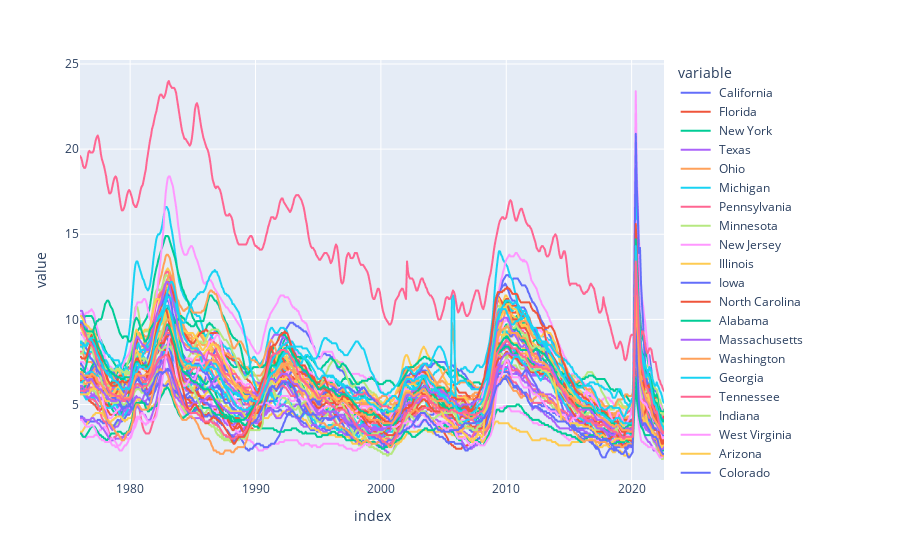

Notebook cell for this chart:
### Code cell
px.line(umemp_states)

### Figure 1 — Plotly figure (JSON) as saved in the notebook; plotly's stock layout.template omitted (floating-point values rounded to 4 significant figures; data arrays with more than 128 entries replaced by an {"elided": "..."} marker saying what was removed)
{"data": [{"hovertemplate": "variable= California<br>index=%{x}<br>value=%{y}<extra></extra>", "legendgroup": " California", "line": {"color": "#636efa", "dash": "solid"}, "marker": {"symbol": "circle"}, "mode": "lines", "name": " California", "showlegend": true, "type": "scattergl", "x": {"elided": "558 str values"}, "xaxis": "x", "y": {"elided": "558 float values"}, "yaxis": "y"}, {"hovertemplate": "variable= Florida<br>index=%{x}<br>value=%{y}<extra></extra>", "legendgroup": " Florida", "line": {"color": "#EF553B", "dash": "solid"}, "marker": {"symbol": "circle"}, "mode": "lines", "name": " Florida", "showlegend": true, "type": "scattergl", "x": {"elided": "558 str values"}, "xaxis": "x", "y": {"elided": "558 float values"}, "yaxis": "y"}, {"hovertemplate": "variable= New York<br>index=%{x}<br>value=%{y}<extra></extra>", "legendgroup": " New York", "line": {"color": "#00cc96", "dash": "solid"}, "marker": {"symbol": "circle"}, "mode": "lines", "name": " New York", "showlegend": true, "type": "scattergl", "x": {"elided": "558 str values"}, "xaxis": "x", "y": {"elided": "558 float values"}, "yaxis": "y"}, {"hovertemplate": "variable= Texas<br>index=%{x}<br>value=%{y}<extra></extra>", "legendgroup": " Texas", "line": {"color": "#ab63fa", "dash": "solid"}, "marker": {"symbol": "circle"}, "mode": "lines", "name": " Texas", "showlegend": true, "type": "scattergl", "x": {"elided": "558 str values"}, "xaxis": "x", "y": {"elided": "558 float values"}, "yaxis": "y"}, {"hovertemplate": "variable= Ohio<br>index=%{x}<br>value=%{y}<extra></extra>", "legendgroup": " Ohio", "line": {"color": "#FFA15A", "dash": "solid"}, "marker": {"symbol": "circle"}, "mode": "lines", "name": " Ohio", "showlegend": true, "type": "scattergl", "x": {"elided": "558 str values"}, "xaxis": "x", "y": {"elided": "558 float values"}, "yaxis": "y"}, {"hovertemplate": "variable= Michigan<br>index=%{x}<br>value=%{y}<extra></extra>", "legendgroup": " Michigan", "line": {"color": "#19d3f3", "dash": "solid"}, "marker": {"symbol": "circle"}, "mode": "lines", "name": " Michigan", "showlegend": true, "type": "scattergl", "x": {"elided": "558 str values"}, "xaxis": "x", "y": {"elided": "558 float values"}, "yaxis": "y"}, {"hovertemplate": "variable= Pennsylvania<br>index=%{x}<br>value=%{y}<extra></extra>", "legendgroup": " Pennsylvania", "line": {"color": "#FF6692", "dash": "solid"}, "marker": {"symbol": "circle"}, "mode": "lines", "name": " Pennsylvania", "showlegend": true, "type": "scattergl", "x": {"elided": "558 str values"}, "xaxis": "x", "y": {"elided": "558 float values"}, "yaxis": "y"}, {"hovertemplate": "variable= Minnesota<br>index=%{x}<br>value=%{y}<extra></extra>", "legendgroup": " Minnesota", "line": {"color": "#B6E880", "dash": "solid"}, "marker": {"symbol": "circle"}, "mode": "lines", "name": " Minnesota", "showlegend": true, "type": "scattergl", "x": {"elided": "558 str values"}, "xaxis": "x", "y": {"elided": "558 float values"}, "yaxis": "y"}, {"hovertemplate": "variable= New Jersey<br>index=%{x}<br>value=%{y}<extra></extra>", "legendgroup": " New Jersey", "line": {"color": "#FF97FF", "dash": "solid"}, "marker": {"symbol": "circle"}, "mode": "lines", "name": " New Jersey", "showlegend": true, "type": "scattergl", "x": {"elided": "558 str values"}, "xaxis": "x", "y": {"elided": "558 float values"}, "yaxis": "y"}, {"hovertemplate": "variable= Illinois<br>index=%{x}<br>value=%{y}<extra></extra>", "legendgroup": " Illinois", "line": {"color": "#FECB52", "dash": "solid"}, "marker": {"symbol": "circle"}, "mode": "lines", "name": " Illinois", "showlegend": true, "type": "scattergl", "x": {"elided": "558 str values"}, "xaxis": "x", "y": {"elided": "558 float values"}, "yaxis": "y"}, {"hovertemplate": "variable= Iowa<br>index=%{x}<br>value=%{y}<extra></extra>", "legendgroup": " Iowa", "line": {"color": "#636efa", "dash": "solid"}, "marker": {"symbol": "circle"}, "mode": "lines", "name": " Iowa", "showlegend": true, "type": "scattergl", "x": {"elided": "558 str values"}, "xaxis": "x", "y": {"elided": "558 float values"}, "yaxis": "y"}, {"hovertemplate": "variable= North Carolina<br>index=%{x}<br>value=%{y}<extra></extra>", "legendgroup": " North Carolina", "line": {"color": "#EF553B", "dash": "solid"}, "marker": {"symbol": "circle"}, "mode": "lines", "name": " North Carolina", "showlegend": true, "type": "scattergl", "x": {"elided": "558 str values"}, "xaxis": "x", "y": {"elided": "558 float values"}, "yaxis": "y"}, {"hovertemplate": "variable= Alabama<br>index=%{x}<br>value=%{y}<extra></extra>", "legendgroup": " Alabama", "line": {"color": "#00cc96", "dash": "solid"}, "marker": {"symbol": "circle"}, "mode": "lines", "name": " Alabama", "showlegend": true, "type": "scattergl", "x": {"elided": "558 str values"}, "xaxis": "x", "y": {"elided": "558 float values"}, "yaxis": "y"}, {"hovertemplate": "variable= Massachusetts<br>index=%{x}<br>value=%{y}<extra></extra>", "legendgroup": " Massachusetts", "line": {"color": "#ab63fa", "dash": "solid"}, "marker": {"symbol": "circle"}, "mode": "lines", "name": " Massachusetts", "showlegend": true, "type": "scattergl", "x": {"elided": "558 str values"}, "xaxis": "x", "y": {"elided": "558 float values"}, "yaxis": "y"}, {"hovertemplate": "variable= Washington<br>index=%{x}<br>value=%{y}<extra></extra>", "legendgroup": " Washington", "line": {"color": "#FFA15A", "dash": "solid"}, "marker": {"symbol": "circle"}, "mode": "lines", "name": " Washington", "showlegend": true, "type": "scattergl", "x": {"elided": "558 str values"}, "xaxis": "x", "y": {"elided": "558 float values"}, "yaxis": "y"}, {"hovertemplate": "variable= Georgia<br>index=%{x}<br>value=%{y}<extra></extra>", "legendgroup": " Georgia", "line": {"color": "#19d3f3", "dash": "solid"}, "marker": {"symbol": "circle"}, "mode": "lines", "name": " Georgia", "showlegend": true, "type": "scattergl", "x": {"elided": "558 str values"}, "xaxis": "x", "y": {"elided": "558 float values"}, "yaxis": "y"}, {"hovertemplate": "variable= Tennessee<br>index=%{x}<br>value=%{y}<extra></extra>", "legendgroup": " Tennessee", "line": {"color": "#FF6692", "dash": "solid"}, "marker": {"symbol": "circle"}, "mode": "lines", "name": " Tennessee", "showlegend": true, "type": "scattergl", "x": {"elided": "558 str values"}, "xaxis": "x", "y": {"elided": "558 float values"}, "yaxis": "y"}, {"hovertemplate": "variable= Indiana<br>index=%{x}<br>value=%{y}<extra></extra>", "legendgroup": " Indiana", "line": {"color": "#B6E880", "dash": "solid"}, "marker": {"symbol": "circle"}, "mode": "lines", "name": " Indiana", "showlegend": true, "type": "scattergl", "x": {"elided": "558 str values"}, "xaxis": "x", "y": {"elided": "558 float values"}, "yaxis": "y"}, {"hovertemplate": "variable= West Virginia<br>index=%{x}<br>value=%{y}<extra></extra>", "legendgroup": " West Virginia", "line": {"color": "#FF97FF", "dash": "solid"}, "marker": {"symbol": "circle"}, "mode": "lines", "name": " West Virginia", "showlegend": true, "type": "scattergl", "x": {"elided": "558 str values"}, "xaxis": "x", "y": {"elided": "558 float values"}, "yaxis": "y"}, {"hovertemplate": "variable= Arizona<br>index=%{x}<br>value=%{y}<extra></extra>", "legendgroup": " Arizona", "line": {"color": "#FECB52", "dash": "solid"}, "marker": {"symbol": "circle"}, "mode": "lines", "name": " Arizona", "showlegend": true, "type": "scattergl", "x": {"elided": "558 str values"}, "xaxis": "x", "y": {"elided": "558 float values"}, "yaxis": "y"}, {"hovertemplate": "variable= Colorado<br>index=%{x}<br>value=%{y}<extra></extra>", "legendgroup": " Colorado", "line": {"color": "#636efa", "dash": "solid"}, "marker": {"symbol": "circle"}, "mode": "lines", "name": " Colorado", "showlegend": true, "type": "scattergl", "x": {"elided": "558 str values"}, "xaxis": "x", "y": {"elided": "558 float values"}, "yaxis": "y"}, {"hovertemplate": "variable= Kentucky<br>index=%{x}<br>value=%{y}<extra></extra>", "legendgroup": " Kentucky", "line": {"color": "#EF553B", "dash": "solid"}, "marker": {"symbol": "circle"}, "mode": "lines", "name": " Kentucky", "showlegend": true, "type": "scattergl", "x": {"elided": "558 str values"}, "xaxis": "x", "y": {"elided": "558 float values"}, "yaxis": "y"}, {"hovertemplate": "variable= Missouri<br>index=%{x}<br>value=%{y}<extra></extra>", "legendgroup": " Missouri", "line": {"color": "#00cc96", "dash": "solid"}, "marker": {"symbol": "circle"}, "mode": "lines", "name": " Missouri", "showlegend": true, "type": "scattergl", "x": {"elided": "558 str values"}, "xaxis": "x", "y": {"elided": "558 float values"}, "yaxis": "y"}, {"hovertemplate": "variable= Virginia<br>index=%{x}<br>value=%{y}<extra></extra>", "legendgroup": " Virginia", "line": {"color": "#ab63fa", "dash": "solid"}, "marker": {"symbol": "circle"}, "mode": "lines", "name": " Virginia", "showlegend": true, "type": "scattergl", "x": {"elided": "558 str values"}, "xaxis": "x", "y": {"elided": "558 float values"}, "yaxis": "y"}, {"hovertemplate": "variable= Arkansas<br>index=%{x}<br>value=%{y}<extra></extra>", "legendgroup": " Arkansas", "line": {"color": "#FFA15A", "dash": "solid"}, "marker": {"symbol": "circle"}, "mode": "lines", "name": " Arkansas", "showlegend": true, "type": "scattergl", "x": {"elided": "558 str values"}, "xaxis": "x", "y": {"elided": "558 float values"}, "yaxis": "y"}, {"hovertemplate": "variable= Wisconsin<br>index=%{x}<br>value=%{y}<extra></extra>", "legendgroup": " Wisconsin", "line": {"color": "#19d3f3", "dash": "solid"}, "marker": {"symbol": "circle"}, "mode": "lines", "name": " Wisconsin", "showlegend": true, "type": "scattergl", "x": {"elided": "558 str values"}, "xaxis": "x", "y": {"elided": "558 float values"}, "yaxis": "y"}, {"hovertemplate": "variable= Oklahoma<br>index=%{x}<br>value=%{y}<extra></extra>", "legendgroup": " Oklahoma", "line": {"color": "#FF6692", "dash": "solid"}, "marker": {"symbol": "circle"}, "mode": "lines", "name": " Oklahoma", "showlegend": true, "type": "scattergl", "x": {"elided": "558 str values"}, "xaxis": "x", "y": {"elided": "558 float values"}, "yaxis": "y"}, {"hovertemplate": "variable= New Mexico<br>index=%{x}<br>value=%{y}<extra></extra>", "legendgroup": " New Mexico", "line": {"color": "#B6E880", "dash": "solid"}, "marker": {"symbol": "circle"}, "mode": "lines", "name": " New Mexico", "showlegend": true, "type": "scattergl", "x": {"elided": "558 str values"}, "xaxis": "x", "y": {"elided": "558 float values"}, "yaxis": "y"}, {"hovertemplate": "variable= Nevada<br>index=%{x}<br>value=%{y}<extra></extra>", "legendgroup": " Nevada", "line": {"color": "#FF97FF", "dash": "solid"}, "marker": {"symbol": "circle"}, "mode": "lines", "name": " Nevada", "showlegend": true, "type": "scattergl", "x": {"elided": "558 str values"}, "xaxis": "x", "y": {"elided": "558 float values"}, "yaxis": "y"}, {"hovertemplate": "variable= Oregon<br>index=%{x}<br>value=%{y}<extra></extra>", "legendgroup": " Oregon", "line": {"color": "#FECB52", "dash": "solid"}, "marker": {"symbol": "circle"}, "mode": "lines", "name": " Oregon", "showlegend": true, "type": "scattergl", "x": {"elided": "558 str values"}, "xaxis": "x", "y": {"elided": "558 float values"}, "yaxis": "y"}, {"hovertemplate": "variable= South Carolina<br>index=%{x}<br>value=%{y}<extra></extra>", "legendgroup": " South Carolina", "line": {"color": "#636efa", "dash": "solid"}, "marker": {"symbol": "circle"}, "mode": "lines", "name": " South Carolina", "showlegend": true, "type": "scattergl", "x": {"elided": "558 str values"}, "xaxis": "x", "y": {"elided": "558 float values"}, "yaxis": "y"}, {"hovertemplate": "variable= Maryland<br>index=%{x}<br>value=%{y}<extra></extra>", "legendgroup": " Maryland", "line": {"color": "#EF553B", "dash": "solid"}, "marker": {"symbol": "circle"}, "mode": "lines", "name": " Maryland", "showlegend": true, "type": "scattergl", "x": {"elided": "558 str values"}, "xaxis": "x", "y": {"elided": "558 float values"}, "yaxis": "y"}, {"hovertemplate": "variable= Alaska<br>index=%{x}<br>value=%{y}<extra></extra>", "legendgroup": " Alaska", "line": {"color": "#00cc96", "dash": "solid"}, "marker": {"symbol": "circle"}, "mode": "lines", "name": " Alaska", "showlegend": true, "type": "scattergl", "x": {"elided": "558 str values"}, "xaxis": "x", "y": {"elided": "558 float values"}, "yaxis": "y"}, {"hovertemplate": "variable= Utah<br>index=%{x}<br>value=%{y}<extra></extra>", "legendgroup": " Utah", "line": {"color": "#ab63fa", "dash": "solid"}, "marker": {"symbol": "circle"}, "mode": "lines", "name": " Utah", "showlegend": true, "type": "scattergl", "x": {"elided": "558 str values"}, "xaxis": "x", "y": {"elided": "558 float values"}, "yaxis": "y"}, {"hovertemplate": "variable= Mississippi<br>index=%{x}<br>value=%{y}<extra></extra>", "legendgroup": " Mississippi", "line": {"color": "#FFA15A", "dash": "solid"}, "marker": {"symbol": "circle"}, "mode": "lines", "name": " Mississippi", "showlegend": true, "type": "scattergl", "x": {"elided": "558 str values"}, "xaxis": "x", "y": {"elided": "558 float values"}, "yaxis": "y"}, {"hovertemplate": "variable= Louisiana<br>index=%{x}<br>value=%{y}<extra></extra>", "legendgroup": " Louisiana", "line": {"color": "#19d3f3", "dash": "solid"}, "marker": {"symbol": "circle"}, "mode": "lines", "name": " Louisiana", "showlegend": true, "type": "scattergl", "x": {"elided": "558 str values"}, "xaxis": "x", "y": {"elided": "558 float values"}, "yaxis": "y"}, {"hovertemplate": "variable= Montana<br>index=%{x}<br>value=%{y}<extra></extra>", "legendgroup": " Montana", "line": {"color": "#FF6692", "dash": "solid"}, "marker": {"symbol": "circle"}, "mode": "lines", "name": " Montana", "showlegend": true, "type": "scattergl", "x": {"elided": "558 str values"}, "xaxis": "x", "y": {"elided": "558 float values"}, "yaxis": "y"}, {"hovertemplate": "variable= Connecticut<br>index=%{x}<br>value=%{y}<extra></extra>", "legendgroup": " Connecticut", "line": {"color": "#B6E880", "dash": "solid"}, "marker": {"symbol": "circle"}, "mode": "lines", "name": " Connecticut", "showlegend": true, "type": "scattergl", "x": {"elided": "558 str values"}, "xaxis": "x", "y": {"elided": "558 float values"}, "yaxis": "y"}, {"hovertemplate": "variable= Nebraska<br>index=%{x}<br>value=%{y}<extra></extra>", "legendgroup": " Nebraska", "line": {"color": "#FF97FF", "dash": "solid"}, "marker": {"symbol": "circle"}, "mode": "lines", "name": " Nebraska", "showlegend": true, "type": "scattergl", "x": {"elided": "558 str values"}, "xaxis": "x", "y": {"elided": "558 float values"}, "yaxis": "y"}, {"hovertemplate": "variable= North Dakota<br>index=%{x}<br>value=%{y}<extra></extra>", "legendgroup": " North Dakota", "line": {"color": "#FECB52", "dash": "solid"}, "marker": {"symbol": "circle"}, "mode": "lines", "name": " North Dakota", "showlegend": true, "type": "scattergl", "x": {"elided": "558 str values"}, "xaxis": "x", "y": {"elided": "558 float values"}, "yaxis": "y"}, {"hovertemplate": "variable= Hawaii<br>index=%{x}<br>value=%{y}<extra></extra>", "legendgroup": " Hawaii", "line": {"color": "#636efa", "dash": "solid"}, "marker": {"symbol": "circle"}, "mode": "lines", "name": " Hawaii", "showlegend": true, "type": "scattergl", "x": {"elided": "558 str values"}, "xaxis": "x", "y": {"elided": "558 float values"}, "yaxis": "y"}, {"hovertemplate": "variable= Maine<br>index=%{x}<br>value=%{y}<extra></extra>", "legendgroup": " Maine", "line": {"color": "#EF553B", "dash": "solid"}, "marker": {"symbol": "circle"}, "mode": "lines", "name": " Maine", "showlegend": true, "type": "scattergl", "x": {"elided": "558 str values"}, "xaxis": "x", "y": {"elided": "558 float values"}, "yaxis": "y"}, {"hovertemplate": "variable= South Dakota<br>index=%{x}<br>value=%{y}<extra></extra>", "legendgroup": " South Dakota", "line": {"color": "#00cc96", "dash": "solid"}, "marker": {"symbol": "circle"}, "mode": "lines", "name": " South Dakota", "showlegend": true, "type": "scattergl", "x": {"elided": "558 str values"}, "xaxis": "x", "y": {"elided": "558 float values"}, "yaxis": "y"}, {"hovertemplate": "variable= Kansas<br>index=%{x}<br>value=%{y}<extra></extra>", "legendgroup": " Kansas", "line": {"color": "#ab63fa", "dash": "solid"}, "marker": {"symbol": "circle"}, "mode": "lines", "name": " Kansas", "showlegend": true, "type": "scattergl", "x": {"elided": "558 str values"}, "xaxis": "x", "y": {"elided": "558 float values"}, "yaxis": "y"}, {"hovertemplate": "variable= New Hampshire<br>index=%{x}<br>value=%{y}<extra></extra>", "legendgroup": " New Hampshire", "line": {"color": "#FFA15A", "dash": "solid"}, "marker": {"symbol": "circle"}, "mode": "lines", "name": " New Hampshire", "showlegend": true, "type": "scattergl", "x": {"elided": "558 str values"}, "xaxis": "x", "y": {"elided": "558 float values"}, "yaxis": "y"}, {"hovertemplate": "variable= the District of Columbia<br>index=%{x}<br>value=%{y}<extra></extra>", "legendgroup": " the District of Columbia", "line": {"color": "#19d3f3", "dash": "solid"}, "marker": {"symbol": "circle"}, "mode": "lines", "name": " the District of Columbia", "showlegend": true, "type": "scattergl", "x": {"elided": "558 str values"}, "xaxis": "x", "y": {"elided": "558 float values"}, "yaxis": "y"}, {"hovertemplate": "variable= Puerto Rico<br>index=%{x}<br>value=%{y}<extra></extra>", "legendgroup": " Puerto Rico", "line": {"color": "#FF6692", "dash": "solid"}, "marker": {"symbol": "circle"}, "mode": "lines", "name": " Puerto Rico", "showlegend": true, "type": "scattergl", "x": {"elided": "558 str values"}, "xaxis": "x", "y": {"elided": "558 float values"}, "yaxis": "y"}, {"hovertemplate": "variable= Delaware<br>index=%{x}<br>value=%{y}<extra></extra>", "legendgroup": " Delaware", "line": {"color": "#B6E880", "dash": "solid"}, "marker": {"symbol": "circle"}, "mode": "lines", "name": " Delaware", "showlegend": true, "type": "scattergl", "x": {"elided": "558 str values"}, "xaxis": "x", "y": {"elided": "558 float values"}, "yaxis": "y"}, {"hovertemplate": "variable= Wyoming<br>index=%{x}<br>value=%{y}<extra></extra>", "legendgroup": " Wyoming", "line": {"color": "#FF97FF", "dash": "solid"}, "marker": {"symbol": "circle"}, "mode": "lines", "name": " Wyoming", "showlegend": true, "type": "scattergl", "x": {"elided": "558 str values"}, "xaxis": "x", "y": {"elided": "558 float values"}, "yaxis": "y"}, {"hovertemplate": "variable= Idaho<br>index=%{x}<br>value=%{y}<extra></extra>", "legendgroup": " Idaho", "line": {"color": "#FECB52", "dash": "solid"}, "marker": {"symbol": "circle"}, "mode": "lines", "name": " Idaho", "showlegend": true, "type": "scattergl", "x": {"elided": "558 str values"}, "xaxis": "x", "y": {"elided": "558 float values"}, "yaxis": "y"}, {"hovertemplate": "variable= Vermont<br>index=%{x}<br>value=%{y}<extra></extra>", "legendgroup": " Vermont", "line": {"color": "#636efa", "dash": "solid"}, "marker": {"symbol": "circle"}, "mode": "lines", "name": " Vermont", "showlegend": true, "type": "scattergl", "x": {"elided": "558 str values"}, "xaxis": "x", "y": {"elided": "558 float values"}, "yaxis": "y"}, {"hovertemplate": "variable= Rhode Island<br>index=%{x}<br>value=%{y}<extra></extra>", "legendgroup": " Rhode Island", "line": {"color": "#EF553B", "dash": "solid"}, "marker": {"symbol": "circle"}, "mode": "lines", "name": " Rhode Island", "showlegend": true, "type": "scattergl", "x": {"elided": "558 str values"}, "xaxis": "x", "y": {"elided": "558 float values"}, "yaxis": "y"}, {"hovertemplate": "variable= Northeast Census Region<br>index=%{x}<br>value=%{y}<extra></extra>", "legendgroup": " Northeast Census Region", "line": {"color": "#00cc96", "dash": "solid"}, "marker": {"symbol": "circle"}, "mode": "lines", "name": " Northeast Census Region", "showlegend": true, "type": "scattergl", "x": {"elided": "558 str values"}, "xaxis": "x", "y": {"elided": "558 float values"}, "yaxis": "y"}, {"hovertemplate": "variable= Midwest Census Region<br>index=%{x}<br>value=%{y}<extra></extra>", "legendgroup": " Midwest Census Region", "line": {"color": "#ab63fa", "dash": "solid"}, "marker": {"symbol": "circle"}, "mode": "lines", "name": " Midwest Census Region", "showlegend": true, "type": "scattergl", "x": {"elided": "558 str values"}, "xaxis": "x", "y": {"elided": "558 float values"}, "yaxis": "y"}, {"hovertemplate": "variable= South Census Region<br>index=%{x}<br>value=%{y}<extra></extra>", "legendgroup": " South Census Region", "line": {"color": "#FFA15A", "dash": "solid"}, "marker": {"symbol": "circle"}, "mode": "lines", "name": " South Census Region", "showlegend": true, "type": "scattergl", "x": {"elided": "558 str values"}, "xaxis": "x", "y": {"elided": "558 float values"}, "yaxis": "y"}, {"hovertemplate": "variable= West Census Region<br>index=%{x}<br>value=%{y}<extra></extra>", "legendgroup": " West Census Region", "line": {"color": "#19d3f3", "dash": "solid"}, "marker": {"symbol": "circle"}, "mode": "lines", "name": " West Census Region", "showlegend": true, "type": "scattergl", "x": {"elided": "558 str values"}, "xaxis": "x", "y": {"elided": "558 float values"}, "yaxis": "y"}, {"hovertemplate": "variable= New England Census Division<br>index=%{x}<br>value=%{y}<extra></extra>", "legendgroup": " New England Census Division", "line": {"color": "#FF6692", "dash": "solid"}, "marker": {"symbol": "circle"}, "mode": "lines", "name": " New England Census Division", "showlegend": true, "type": "scattergl", "x": {"elided": "558 str values"}, "xaxis": "x", "y": {"elided": "558 float values"}, "yaxis": "y"}], "layout": {"legend": {"title": {"text": "variable"}, "tracegroupgap": 0}, "margin": {"t": 60}, "xaxis": {"anchor": "y", "domain": [0, 1], "title": {"text": "index"}}, "yaxis": {"anchor": "x", "domain": [0, 1], "title": {"text": "value"}}}}
